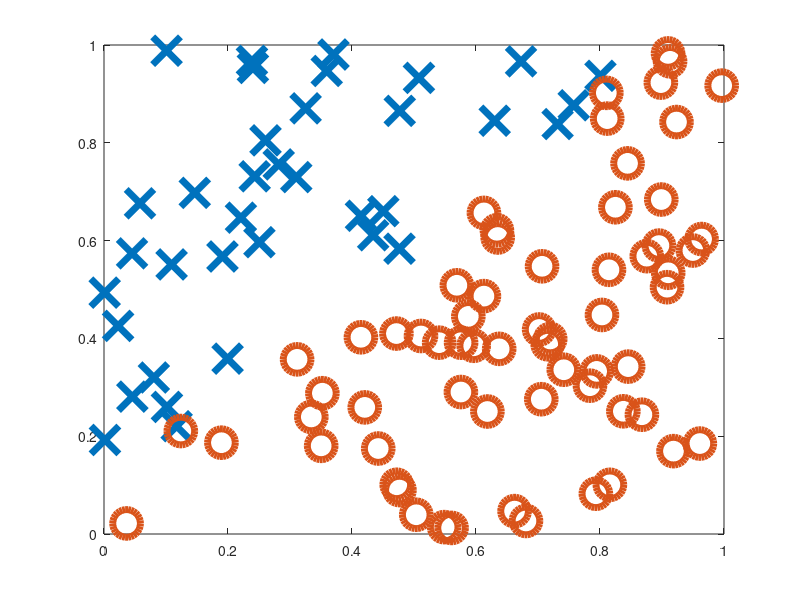

Reproduce this figure in MATLAB. (Note: this script raises an error after producing the figure.)
% Question 3(a)
% This script runs the perceptron learning algorithm on random training data
% We plot the resulting classifications on the x1,x2 plane
% The number of iterations and the test error is printed to the console
% Investigating the impact of a margin

% Notation
% N: Number of (training) feature vectors
% M: Number of (test) feature vectors
% X: 2xN matrix containing N 2-dimensional feature vectors
% y: Nx1 binary classification values 

% Perceptron       -> x2 = a*x1 + b;
% True Classifier1 -> x2 = 1*x1 + c + gamma;
% True Classifier2 -> x2 = 1*x1 + c - gamma;

clear
close all
rng('default')

% Initialise parameters
N = 100;
X = zeros(2,N);
y = zeros(N,1);
c = 0.1;
gamma = 0.001;
M = 1e5;

j=0;
while j ~= N
    % Generate Training Data
    x = rand(2,1);
    if(x(2) - x(1) - c > gamma)
        j = j + 1;
        X(:,j) = x;
        y(j) = 1;

    elseif(x(2) - x(1) - c < -gamma)
        j = j + 1;
        X(:,j) = x;
        y(j) = -1;
    end
end

% Plot Training Data
figure(1)
classAbove = find(y== 1);
classBelow = find(y==-1);
plot(X(1,classAbove), X(2,classAbove), 'x', 'MarkerSize', 20, 'LineWidth', 5);
hold on
plot(X(1,classBelow), X(2,classBelow), 'o', 'MarkerSize', 20, 'LineWidth', 5);

% Find optimal weights
[wOpt, iter] = perceptron(X,y);
b = -wOpt(1)/wOpt(3);
a = -wOpt(2)/wOpt(3);

% Empirically calculate the testing error
testErrProb = calcMarginError(M,wOpt,c,gamma);

% Print results to console
fprintf('N= %d; iter= %d; gamma= %1.4f; err= %3.4f%%\n' , N, iter, gamma, 100*testErrProb);

% Plot line defined by the vector w
t = 0:0.01:1;

p1 = plot(t, t + c + gamma, 'k','Linewidth', 3);                            % true separator
p2 = plot(t, t + c - gamma, 'k' ,'Linewidth', 3);                           % true separator
p3 = plot(t, a*t + b, 'Color', [ 0.4660 0.6740 0.1880] ,'Linewidth', 5);    % perceptron separator

% Figure options
title(['The Perceptron Learning Algorithm;    \gamma =' num2str(gamma) ''],'FontSize',46);
xlabel('x_{1}','FontSize',36);
ylabel('x_{2}','FontSize',36);
legend([p1 p3],'true separators','perceptron separator','Location','southeast');
grid on
grid minor
set(gca,'fontsize',32);
xlim([0 1]);ylim([0 1])
